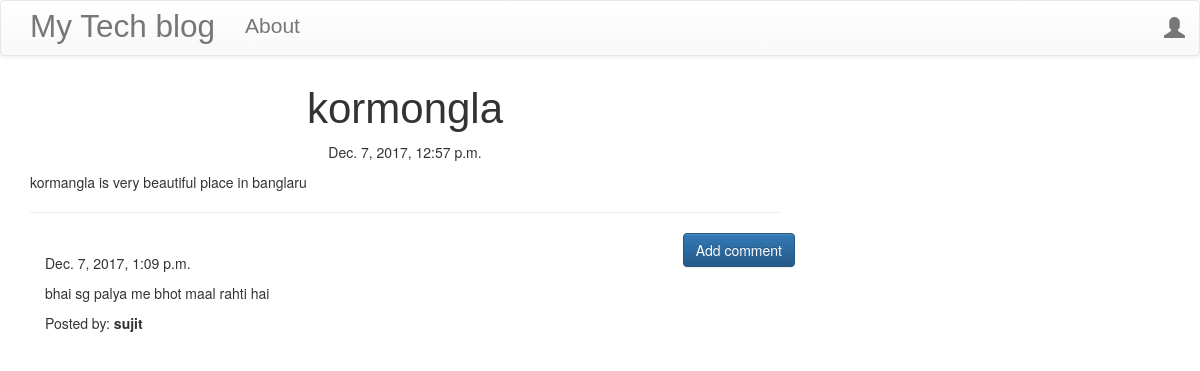
Screenshot of /post/20 with the database file from the repository.
### blog/models.py (models this page shows, shortened)
class Post(models.Model):
     author = models.ForeignKey('auth.User')
     title = models.CharField(max_length=200)
     text = models.TextField()
     created_date = models.DateTimeField(default=timezone.now)
     published_date = models.DateTimeField(blank=True, null=True)

class Comment(models.Model):
     post = models.ForeignKey('blog.Post', related_name='comments')
     author = models.CharField(max_length=200)
     text = models.TextField()
     created_date = models.DateTimeField(default=timezone.now)
     approved_comment = models.BooleanField(default=False)

### blog/views.py (the view)
# urls.py: url(r'^post/(?P<pk>\d+)$', views.PostDetailView.as_view(), name='post_detail'),
class PostDetailView(DetailView):
    model = Post

### blog/templates/blog/post_detail.html (shortened to what this page needs)
{% extends 'blog/base.html' %}
{% block content %}
        <h1 class='posttitle loader'>{{ post.title }}</h1>
        {% if post.published_date %}
            <div class="date postdate">
                {{ post.published_date }}
            </div>
        {% else %}
            <a class="btn btn-default" href="{% url 'post_publish' pk=post.pk %}">Publish</a>
        {% endif %}
      <p class='postcontent' >{{ post.text|safe|linebreaksbr }}</p>
  <hr>
  <a class="btn btn-primary btn-comment" href="{% url 'add_comment_to_post' pk=post.pk %}">Add comment</a>
  <div class="container">
  {% for comment in post.comments.all %}
  <br>
      {% if user.is_authenticated or comment.approved_comment %}
              {{ comment.created_date }}
          <p>{{ comment.text|safe|linebreaks }}</p>
          <p>Posted by: <strong>{{ comment.author }}</strong></p>
      {% endif %}
  {% empty %}
      <p>No comments posted.</p>
  {% endfor %}
</div>
{% endblock %}

### blog/static/css/blog.css (style rules this page uses)
.postdate { text-align: center; }
.posttitle { font-family: 'Russo One', sans-serif; font-size: 3em; text-align: center; }
.postcontent { font-family: 'Montserrat'; font-size: 1.5em; }
.btn-comment { position: absolute; right: 0px; }
.loader { filter:hue-rotate(0deg); color: linear-gradient(45deg,#0f8,#08f); animation:hue 5000ms infinite linear; }

### rows the page displays
Post: title "kormongla", published_date "Dec. 7, 2017, 12:57 p.m.", text "kormangla is very beautiful place in banglaru"
Comment: created_date "Dec. 7, 2017, 1:09 p.m.", text "bhai sg palya me bhot maal rahti hai", author "sujit"
